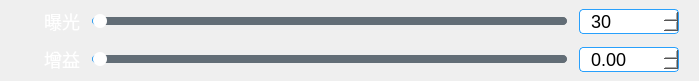
<?xml version="1.0" encoding="UTF-8"?>
<ui version="4.0">
 <class>CameraParamsSetting</class>
 <widget class="QWidget" name="CameraParamsSetting">
  <property name="geometry">
   <rect>
    <x>0</x>
    <y>0</y>
    <width>699</width>
    <height>81</height>
   </rect>
  </property>
  <property name="windowTitle">
   <string>Form</string>
  </property>
  <layout class="QVBoxLayout" name="verticalLayout">
   <property name="spacing">
    <number>0</number>
   </property>
   <property name="leftMargin">
    <number>0</number>
   </property>
   <property name="topMargin">
    <number>0</number>
   </property>
   <property name="rightMargin">
    <number>0</number>
   </property>
   <property name="bottomMargin">
    <number>0</number>
   </property>
   <item>
    <widget class="QWidget" name="widget" native="true">
     <property name="styleSheet">
      <string notr="true">QWidget{font-size:18px;outline:0px;}
QLabel{background:transparent;}

QWidget{font-family:&quot;微软雅黑&quot;;color:rgb(0,0,0)}

QLineEdit,QComboBox{padding-left:9px}

/* 下拉后，整个下拉窗体每项的样式 */
QComboBox QAbstractItemView::item {
    height: 40px;
	padding-left:9px;
}

/*QComboBox样式 START========================================================================*/
QComboBox{background:transparent;padding-left:9px;border:1px solid #18679d1;border-radius:4px;;border:1px solid rgb(40,160,252);}
QLineEdit,QDoubleSpinBox,QSpinBox{background:transparent;padding-left:9px;border:1px solid #18679d1;border-radius:4px;border:1px solid rgb(40,160,252);}
QTextEdit{background:transparent;padding-left:9px;border:1px solid #18679d1;border-radius:4px;border:1px solid rgb(40,160,252);}
QComboBox::drop-down{border:none} 
QComboBox::down-arrow{padding-right:25px; min-width:50px;min-height:30px;image: url(:/image/mainwindow/xiangxiajiantou.png);}
QComboBox::down-arrow:on{padding-right:25px; min-width:50px;min-height:30px; image: url(:/image/mainwindow/xiangshangjiantou.png);}

        /* 自定义箭头方向 */
        QDoubleSpinBox::up-arrow, QDoubleSpinBox::down-arrow, QSpinBox::up-arrow, QSpinBox::down-arrow {
            image: none; /* 移除默认箭头 */
        }

        QDoubleSpinBox::up-button,QDoubleSpinBox::down-button,QSpinBox::up-button,QSpinBox::down-button {
            border-image: url(:/icons/up_arrow.png)  2 2 2 2; /* 自定义上箭头图片 */
        }


/*QComboBox QFrame{background-color:#4be26e;border:none;}*/
QComboBox QAbstractItemView {color:white;background-color:rgb(153, 180, 197);outline:0px;border:none;padding-left:0px;/*边距（还有其他方向边距设置方式）*/} 

/* 下拉后，整个下拉窗体每项的样式 */
QComboBox QAbstractItemView::item {
    height: 45px;   /* 项的高度（设置pComboBox-&gt;setView(new QListView());后，该项才起作用） */
	color: #FFFFFF;
	padding-left:0px;
}
 
/* 下拉后，整个下拉窗体越过每项的样式 */
QComboBox QAbstractItemView::item:hover,QComboBox QAbstractItemView::item:selected {
    height: 45px;   /* 项的高度（设置pComboBox-&gt;setView(new QListView());后，该项才起作用） */
	color: #FFFFFF;
	padding-left:0px;
    background-color: rgb(40,160,152);   /* 整个下拉窗体越过每项的背景色 */
}

QComboBox:hover{border:1px solid rgb(34,177,253);border-radius:4px}
QLineEdit:hover{border:1px solid rgb(34,177,253);border-radius:4px}
QTextEdit:hover{border:1px solid rgb(34,177,253);border-radius:4px}

QSlider {
    background-color: #626D76;  /* 设置滑动条主体*/
}
 
QSlider::groove:horizontal {
    border: 1px solid #999999;
    height: 6px;                     /* 默认情况下，凹槽会扩展到滑块的大小。通过给它一个高度，它有一个固定的大小*/
    background-color: #626D76;
    border-radius: 4px;             /* 设置滑动槽圆角*/
}
 
QSlider::handle:horizontal {
    background-color: rgb(255,255,255);
    width: 14px;
    margin: -4px 0px;         /* 使用负的边距可以让滑块高度超过滑动槽高度*/
    border-radius: 7px;       /* 通过设置圆角边框得到圆形的滑块 */
}
 
 
QSlider::sub-page:horizontal {    /* 设置滑块滑过区域样式（左侧）*/
    border-radius: 4px;
    background-color: #28A0FC;
}
QSlider::add-page:horizontal {    /* 设置滑块未滑过区域样式（右侧）*/
    border-radius: 4px;
    background-color:#626D76;
}
</string>
     </property>
     <layout class="QVBoxLayout" name="verticalLayout_2">
      <property name="spacing">
       <number>9</number>
      </property>
      <property name="leftMargin">
       <number>20</number>
      </property>
      <property name="topMargin">
       <number>6</number>
      </property>
      <property name="rightMargin">
       <number>20</number>
      </property>
      <property name="bottomMargin">
       <number>6</number>
      </property>
      <item>
       <layout class="QHBoxLayout" name="horizontalLayout_3" stretch="1,100,1">
        <property name="spacing">
         <number>12</number>
        </property>
        <item>
         <widget class="QLabel" name="label">
          <property name="minimumSize">
           <size>
            <width>60</width>
            <height>0</height>
           </size>
          </property>
          <property name="styleSheet">
           <string notr="true">color: rgb(255, 255, 255);</string>
          </property>
          <property name="text">
           <string>曝光</string>
          </property>
          <property name="alignment">
           <set>Qt::AlignRight|Qt::AlignTrailing|Qt::AlignVCenter</set>
          </property>
         </widget>
        </item>
        <item>
         <widget class="MySlider" name="exposureTime_slider">
          <property name="styleSheet">
           <string notr="true">background:transparent;</string>
          </property>
          <property name="minimum">
           <number>0</number>
          </property>
          <property name="maximum">
           <number>100000</number>
          </property>
          <property name="value">
           <number>30</number>
          </property>
          <property name="orientation">
           <enum>Qt::Horizontal</enum>
          </property>
         </widget>
        </item>
        <item>
         <widget class="QSpinBox" name="exposureTime_spinBox">
          <property name="minimumSize">
           <size>
            <width>100</width>
            <height>0</height>
           </size>
          </property>
          <property name="styleSheet">
           <string notr="true">background-color: rgb(255, 255, 255);
color: rgb(0, 0, 0);</string>
          </property>
          <property name="maximum">
           <number>100000</number>
          </property>
          <property name="value">
           <number>30</number>
          </property>
         </widget>
        </item>
       </layout>
      </item>
      <item>
       <layout class="QHBoxLayout" name="horizontalLayout" stretch="1,100,1">
        <property name="spacing">
         <number>12</number>
        </property>
        <item>
         <widget class="QLabel" name="label_2">
          <property name="minimumSize">
           <size>
            <width>60</width>
            <height>0</height>
           </size>
          </property>
          <property name="styleSheet">
           <string notr="true">color: rgb(255, 255, 255);</string>
          </property>
          <property name="text">
           <string>增益</string>
          </property>
          <property name="alignment">
           <set>Qt::AlignRight|Qt::AlignTrailing|Qt::AlignVCenter</set>
          </property>
         </widget>
        </item>
        <item>
         <widget class="MySlider" name="gain_slider">
          <property name="styleSheet">
           <string notr="true">background:transparent;</string>
          </property>
          <property name="maximum">
           <number>2398</number>
          </property>
          <property name="orientation">
           <enum>Qt::Horizontal</enum>
          </property>
         </widget>
        </item>
        <item>
         <widget class="QDoubleSpinBox" name="gain_spinBox">
          <property name="minimumSize">
           <size>
            <width>100</width>
            <height>0</height>
           </size>
          </property>
          <property name="styleSheet">
           <string notr="true">background-color: rgb(255, 255, 255);
color: rgb(0, 0, 0);</string>
          </property>
          <property name="maximum">
           <double>23.980000000000000</double>
          </property>
          <property name="singleStep">
           <double>0.100000000000000</double>
          </property>
          <property name="value">
           <double>0.000000000000000</double>
          </property>
         </widget>
        </item>
       </layout>
      </item>
     </layout>
    </widget>
   </item>
  </layout>
 </widget>
 <customwidgets>
  <customwidget>
   <class>MySlider</class>
   <extends>QSlider</extends>
   <header>myslider.h</header>
  </customwidget>
 </customwidgets>
 <resources/>
 <connections/>
</ui>
